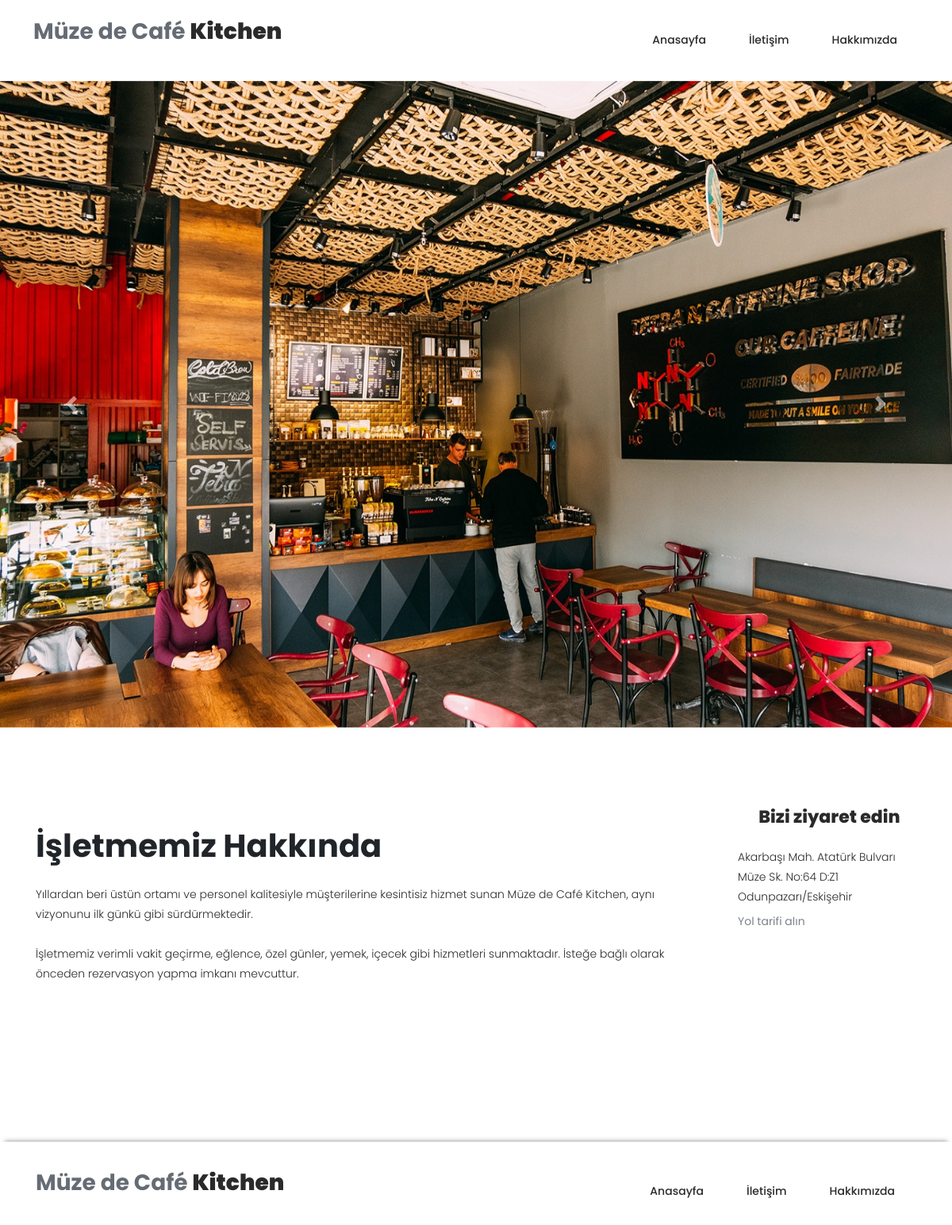
The page / on the database its author committed.
### tables this page shows
CREATE TABLE `menu` (
  `menu_id` int(11) NOT NULL,
  `menu_ad` varchar(255) NOT NULL,
  `menu_url` varchar(255) NOT NULL,
  `menu_sira` int(255) NOT NULL,
  `menu_durum` int(255) NOT NULL,
  `menu_renk` int(255) NOT NULL
);

CREATE TABLE `slideryukleme` (
  `resim_id` int(11) NOT NULL,
  `resim` text NOT NULL
);

CREATE TABLE `veri` (
  `id` int(11) NOT NULL,
  `icerik` text DEFAULT NULL
);

### index.php (the view, shortened to what this page needs)
<?php
include('sistem/baglan.php');
$sorgu = $baglan->prepare("SELECT * FROM veri Where id=1");
$sorgu->execute();
$sonuc = $sorgu->fetch();
?>
<!DOCTYPE html>
<html lang="en">
<head>
  <link href="https://cdn.jsdelivr.net/npm/bootstrap@5.1.3/dist/css/bootstrap.min.css" rel="stylesheet">
  <link rel="stylesheet" href="https://maxcdn.bootstrapcdn.com/bootstrap/3.4.1/css/bootstrap.min.css">
  <link rel="stylesheet" type="text/css" href="assets/css/bootstrap.min.css">
  <link rel="stylesheet" type="text/css" href="assets/css/font-awesome.css">
  <link rel="stylesheet" type="text/css" href="assets/css/owl-carousel.css">
  <link rel="stylesheet" href="assets/css/tooplate-artxibition.css">
</head>
<body>
  <header class="header-area header-sticky col-xl-12">
    <div class="container">
      <div class="row">
        <nav class="main-nav">
          <a href="index.php" class="logo">Müze de Café <em>Kitchen</em></a>
          <?php
          $menusor = $baglan->prepare("SELECT * FROM menu order by menu_sira desc");
          $menusor->execute();
          while ($menucek = $menusor->fetch(pdo::FETCH_ASSOC)) {
          ?>
            <ul class="nav">
              <?php if ($menucek['menu_durum'] == 1) : ?>
                <a href="<?php echo $menucek['menu_url']; ?>">
                  <br>
                  <li class="logo">
                    <?php echo $menucek['menu_ad']; ?>
                </a>
              <?php endif ?>
            </ul>
          <?php } ?>
        </nav>
      </div>
  </header>
  <div style="box-shadow: rgb(0 0 0 / 50%) 0px -6px 6px -6px;
    padding:0.4%;
    margin-top:1%;
    background-color:white;"></div>
  <?php $resimler = $baglan->prepare("SELECT * FROM slideryukleme");
  $resimler->execute();
  if ($resimler->rowCount()) {
    foreach ($resimler as $row) {      ?> <?php }
                                                              } ?>
  <div id="carouselExampleControls" class="carousel slide" data-ride="carousel">
    <div class="carousel-inner">
      <div class="carousel-item active">
        <img class="d-block w-100" src="yeni klasör/9 mart web/<?php echo $row["resim"]; ?>" width="100%" height="815" alt="resim">
      </div>
    </div>
    <a class="carousel-control-prev" href="#carouselExampleControls" role="button" data-slide="prev">
      <span class="carousel-control-prev-icon" aria-hidden="true"></span>
    </a>
    <a class="carousel-control-next" href="#carouselExampleControls" role="button" data-slide="next">
      <span class="carousel-control-next-icon" aria-hidden="true"></span>
    </a>
  </div>
  <div class="amazing-venues">
    <div class="container">
      <div class="row">
        <div class="col-lg-9">
          <div class="left-content">
            <?= $sonuc["icerik"] ?>
            <br>
          </div>
        </div>
        <div class="col-lg-3">
          <div class="right-content">
            <h5 id="anasayfailetisimbaslik"><i class="fa fa-map-marker"></i> Bizi ziyaret edin</h5>
            <span id="anasayfailetisimparagraf">Akarbaşı Mah. Atatürk Bulvarı <br>
              Müze Sk. No:64 D:Z1<br>
              Odunpazarı/Eskişehir</span>
            <div class="text-button"><a href="https://www.google.com/maps/place/M%C3%BCze+de+Cafe+Kitchen/@39.7660056,30.5133914,15z/data=!4m2!3m1!1s0x0:0xc0ed8d665bdcdf4b?sa=X&ved=2ahUKEwik5ee3nrf2AhUHQvEDHacfCwsQ_BJ6BAgxEAU">Yol tarifi alın <i class="fa fa-arrow-right"></i></a></div>
          </div>
        </div>
      </div>
    </div>
  </div>
  <footer class="header-area header-sticky col-xl-12" style="box-shadow: rgb(0 0 0 / 50%) 0px -6px 6px -6px;
    padding:1%;
    margin-top:1%;
    background-color:white;">
    <div class="container">
      <nav class="main-nav">
        <a href="index.php" class="logo">Müze de Café <em>Kitchen</em></a>
        <?php
        $menusor = $baglan->prepare("SELECT * FROM menu order by menu_sira desc");
        $menusor->execute();
        while ($menucek = $menusor->fetch(pdo::FETCH_ASSOC)) {
        ?>
          <ul class="nav">
            <?php if ($menucek['menu_durum'] == 1) : ?>
              <a href="<?php echo $menucek['menu_url']; ?>">
                <br>
                <li class="logo">
                  <?php echo $menucek['menu_ad']; ?>
              </a>
            <?php endif ?>
          </ul>
        <?php } ?>
      </nav>
    </div>
  </footer>
</body>
</html>

### assets/css/tooplate-artxibition.css (style rules this page uses)
html, body, div, span, applet, object, iframe, h1, h2, h3, h4, h5, h6, p, blockquote, div pre, a, abbr, acronym, address, big, cite, code, del, dfn, em, font, img, ins, kbd, q, s, samp, small, strike, strong, sub, sup, tt, var, b, u, i, center, dl, dt, dd, ol, ul, li, figure, header, nav, section, article, aside, footer, figcaption { margin: 0; padding: 0; border: 0; outline: 0; }
ul, li { padding: 0; margin: 0; list-style: none; }
header, nav, section, article, aside, footer, hgroup { display: block; }
* { box-sizing: border-box; }
html, body { font-family: 'Poppins', sans-serif; font-weight: 400; background-color: #fff; font-size: 16px; -ms-text-size-adjust: 100%; -webkit-font-smoothing: antialiased; -moz-osx-font-smoothing: grayscale; }
a { text-decoration: none !important; }
h1, h2, h3, h4, h5, h6 { margin-top: 0px; margin-bottom: 0px; }
ul { margin-bottom: 0px; }
p { font-size: 14px; line-height: 25px; color: #2a2a2a; font-weight: 300; }
html, body { background: #fff; font-family: 'Poppins', sans-serif; }
.text-button a { font-size: 14px; color: #7c838b; transition: all .3s; }
.text-button i { font-size: 12px; margin-left: 5px; transition: all .5s; }
.header-area { position: relative; top: 0px; left: 0px; right: 0px; z-index: 100; height: 80px; background: #fff; -webkit-transition: all .5s ease 0s; -moz-transition: all .5s ease 0s; -o-transition: all .5s ease 0s; transition: all .5s ease 0s; }
.header-area .main-nav { min-height: 80px; background: transparent; }
.header-area .main-nav .logo { line-height: 80px; color: #656c74; font-size: 28px; font-weight: 700; float: left; -webkit-transition: all 0.3s ease 0s; -moz-transition: all 0.3s ease 0s; -o-transition: all 0.3s ease 0s; transition: all 0.3s ease 0s; }
.header-area .main-nav .logo em { font-style: normal; color: #2a2a2a; font-weight: 900; }
.header-area .main-nav .nav { float: right; margin-top: 27px; margin-right: 0px; background-color: transparent; -webkit-transition: all 0.3s ease 0s; -moz-transition: all 0.3s ease 0s; -o-transition: all 0.3s ease 0s; transition: all 0.3s ease 0s; position: relative; z-index: 999; }
.header-area .main-nav .nav li { padding-left: 20px; padding-right: 20px; }
.header-area .main-nav .nav li a { display: block; font-weight: 500; font-size: 14px; color: #2a2a2a; text-transform: capitalize; -webkit-transition: all 0.3s ease 0s; -moz-transition: all 0.3s ease 0s; -o-transition: all 0.3s ease 0s; transition: all 0.3s ease 0s; height: 40px; line-height: 40px; border: transparent; }
.header-area.header-sticky { min-height: 80px; }
.header-area.header-sticky .nav { margin-top: 20px !important; }
@media (max-width: 1200px) { .header-area .main-nav .nav li { padding-left: 12px; padding-right: 12px; } }
@media (max-width: 1200px) { .header-area .main-nav:before { display: none; } }
@media (min-width: 767px) { .header-area .main-nav .nav { display: flex !important; } }
.amazing-venues { margin: 100px 0px; }
.amazing-venues .right-content { margin-left: 30px; }
.amazing-venues .right-content h5 i { color: #2a2a2a; margin-right: 5px; }
.amazing-venues .right-content h5 { font-size: 22px; font-weight: 800; color: #2a2a2a; margin-bottom: 25px; }
.amazing-venues .right-content span { font-size: 14px; color: #2a2a2a; line-height: 25px; font-weight: 300; display: block; margin-bottom: 6px; }
footer { padding-top: 60px; margin-bottom: 25px; }

### rows shown on the page
menu: menu_ad "Hakkımızda"
menu: menu_ad "İletişim"
menu: menu_ad "Anasayfa"
slideryukleme: resim (picture)
veri: icerik "İşletmemiz Hakkında Yıllardan beri üstün ortamı ve personel kalitesiyle müşterilerine kesintisiz hizmet sunan Müze de Café Kitchen, aynı vizyonunu ilk günkü gibi sürdürmektedir. İşletmemiz verimli vakit geçirme, eğlence, özel günler, yemek, içecek gibi hizmetleri sunmaktadır. İsteğe bağlı olarak önceden rezervasyon yapma imkanı mevcuttur."
